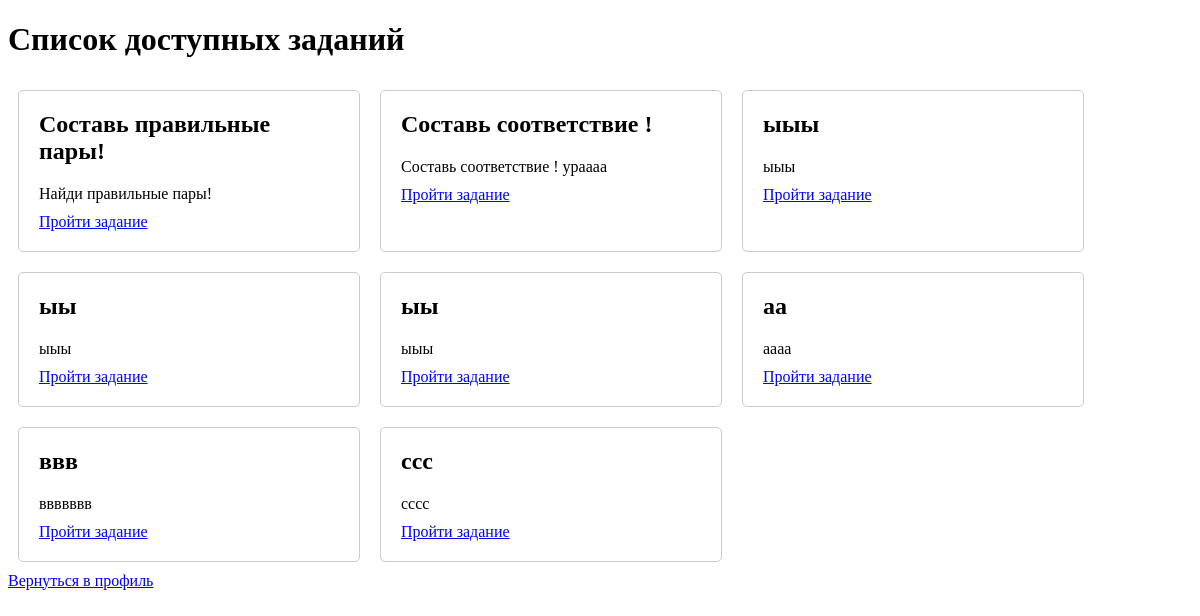
The page /tasks/ on the database as committed earlier.
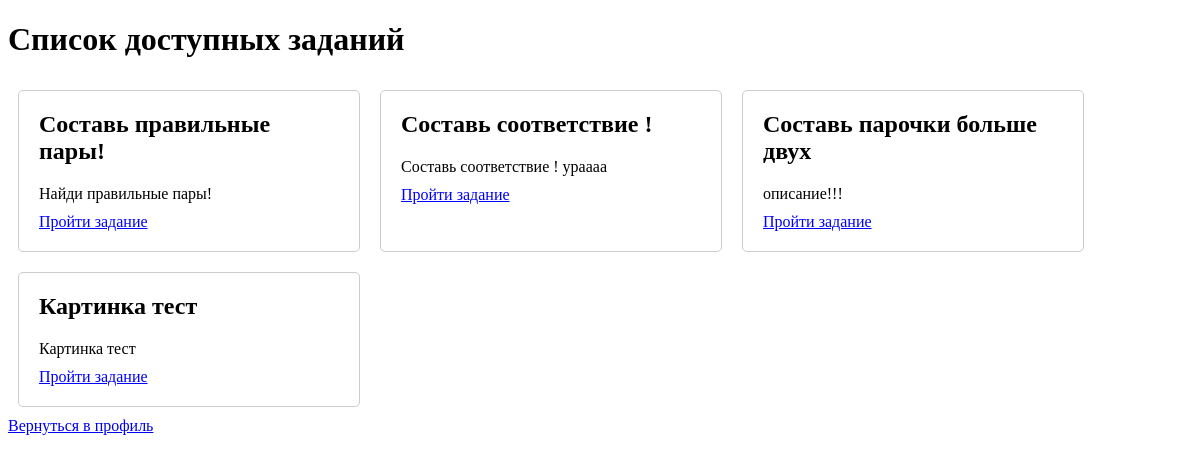
The same page on the database as committed later.
### study_buddy/models.py (models this page shows)
class Task(models.Model):
    title = models.CharField(max_length=100)
    description = models.TextField()

### smart_study_buddy/views.py (the view)
# urls.py: path('tasks/', views.task_list, name='task_list'),
def task_list(request):
    tasks = Task.objects.all()
    return render(request, 'task_list.html', {'tasks': tasks})

### study_buddy/templates/task_list.html (shortened to what this page needs)
{% load static %}
<!DOCTYPE html>
<html lang="en">
<head>
    <link rel="stylesheet" href="{% static 'task_list_styles.css' %}">
</head>
<body>
    <h1>Список доступных заданий</h1>
    <div class="task-container">
        {% for task in tasks %}
            <div class="task-card">
                <h2>{{ task.title }}</h2>
                <p>{{ task.description }}</p>
                <a href="{% url 'task_view' task.id %}">Пройти задание</a>
            </div>
        {% endfor %}
    </div>
    <a href="{% url 'profile' %}" class="return-btn">Вернуться в профиль</a>
</body>
</html>

### study_buddy/static/task_list_styles.css (style rules this page uses)
.task-container { display: flex; flex-wrap: wrap; }
.task-card { border: 1px solid #ccc; border-radius: 5px; padding: 20px; margin: 10px; width: 300px; }
.task-card h2 { margin-top: 0; }
.task-card p { margin-bottom: 10px; }
.task-card a { color: blue; }

Rows that differ between the two databases and show on the page:
removed Task: title "ыыы", description "ыыы"
removed Task: title "ыы", description "ыыы"
removed Task: title "ыы", description "ыыы"
removed Task: title "аа", description "аааа"
removed Task: title "ввв", description "ввввввв"
removed Task: title "ссс", description "сссс"
added Task: title "Составь парочки больше двух", description "описание!!!"
added Task: title "Картинка тест", description "Картинка тест"
